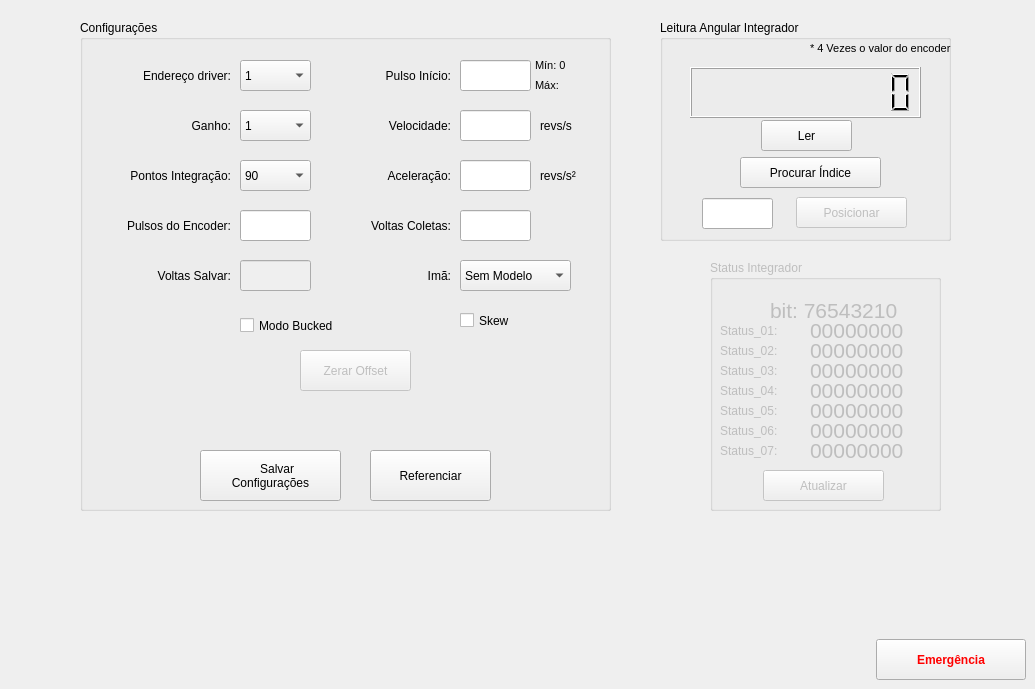
    <widget class="QWidget" name="tab_3">
     <attribute name="icon">
      <iconset>
       <normaloff>imagens/integral.PNG</normaloff>imagens/integral.PNG</iconset>
     </attribute>
     <attribute name="title">
      <string>Integrador</string>
     </attribute>
     <widget class="QGroupBox" name="groupBox_3">
      <property name="geometry">
       <rect>
        <x>660</x>
        <y>20</y>
        <width>291</width>
        <height>221</height>
       </rect>
      </property>
      <property name="title">
       <string>Leitura Angular Integrador</string>
      </property>
      <property name="checkable">
       <bool>false</bool>
      </property>
      <property name="checked">
       <bool>false</bool>
      </property>
      <widget class="QLCDNumber" name="lcdNumber">
       <property name="geometry">
        <rect>
         <x>30</x>
         <y>47</y>
         <width>231</width>
         <height>51</height>
        </rect>
       </property>
       <property name="digitCount">
        <number>10</number>
       </property>
      </widget>
      <widget class="QPushButton" name="ler_encoder">
       <property name="geometry">
        <rect>
         <x>101</x>
         <y>100</y>
         <width>91</width>
         <height>31</height>
        </rect>
       </property>
       <property name="text">
        <string>Ler</string>
       </property>
      </widget>
      <widget class="QPushButton" name="ProcuraIndice">
       <property name="geometry">
        <rect>
         <x>80</x>
         <y>137</y>
         <width>141</width>
         <height>31</height>
        </rect>
       </property>
       <property name="text">
        <string>Procurar Índice</string>
       </property>
       <property name="icon">
        <iconset>
         <normaloff>imagens/find.png</normaloff>imagens/find.png</iconset>
       </property>
      </widget>
      <widget class="QPushButton" name="posicionar">
       <property name="enabled">
        <bool>false</bool>
       </property>
       <property name="geometry">
        <rect>
         <x>136</x>
         <y>177</y>
         <width>111</width>
         <height>31</height>
        </rect>
       </property>
       <property name="text">
        <string>Posicionar</string>
       </property>
      </widget>
      <widget class="QLineEdit" name="posicao_angular">
       <property name="geometry">
        <rect>
         <x>42</x>
         <y>178</y>
         <width>71</width>
         <height>31</height>
        </rect>
       </property>
      </widget>
      <widget class="QLabel" name="label_66">
       <property name="geometry">
        <rect>
         <x>150</x>
         <y>13</y>
         <width>161</width>
         <height>31</height>
        </rect>
       </property>
       <property name="font">
        <font>
         <pointsize>8</pointsize>
        </font>
       </property>
       <property name="text">
        <string>* 4 Vezes o valor do encoder</string>
       </property>
      </widget>
     </widget>
     <widget class="QGroupBox" name="groupBox_2">
      <property name="geometry">
       <rect>
        <x>80</x>
        <y>20</y>
        <width>531</width>
        <height>491</height>
       </rect>
      </property>
      <property name="title">
       <string>Configurações</string>
      </property>
      <widget class="QLabel" name="label_2">
       <property name="geometry">
        <rect>
         <x>100</x>
         <y>90</y>
         <width>51</width>
         <height>31</height>
        </rect>
       </property>
       <property name="text">
        <string>Ganho:</string>
       </property>
       <property name="alignment">
        <set>Qt::AlignRight|Qt::AlignTrailing|Qt::AlignVCenter</set>
       </property>
      </widget>
      <widget class="QPushButton" name="configurar_integrador">
       <property name="geometry">
        <rect>
         <x>290</x>
         <y>430</y>
         <width>121</width>
         <height>51</height>
        </rect>
       </property>
       <property name="text">
        <string>Referenciar</string>
       </property>
       <property name="icon">
        <iconset>
         <normaloff>imagens/configure.png</normaloff>imagens/configure.png</iconset>
       </property>
       <property name="iconSize">
        <size>
         <width>20</width>
         <height>20</height>
        </size>
       </property>
      </widget>
      <widget class="QLineEdit" name="pulsos_trigger">
       <property name="geometry">
        <rect>
         <x>380</x>
         <y>40</y>
         <width>71</width>
         <height>31</height>
        </rect>
       </property>
      </widget>
      <widget class="QLineEdit" name="pulsos_encoder">
       <property name="geometry">
        <rect>
         <x>160</x>
         <y>190</y>
         <width>71</width>
         <height>31</height>
        </rect>
       </property>
       <property name="text">
        <string/>
       </property>
      </widget>
      <widget class="QComboBox" name="pontos_integracao">
       <property name="geometry">
        <rect>
         <x>160</x>
         <y>140</y>
         <width>71</width>
         <height>31</height>
        </rect>
       </property>
       <item>
        <property name="text">
         <string>90</string>
        </property>
       </item>
       <item>
        <property name="text">
         <string>100</string>
        </property>
       </item>
       <item>
        <property name="text">
         <string>120</string>
        </property>
       </item>
       <item>
        <property name="text">
         <string>144</string>
        </property>
       </item>
       <item>
        <property name="text">
         <string>250</string>
        </property>
       </item>
       <item>
        <property name="text">
         <string>500</string>
        </property>
       </item>
      </widget>
      <widget class="QLabel" name="label_15">
       <property name="geometry">
        <rect>
         <x>260</x>
         <y>40</y>
         <width>111</width>
         <height>31</height>
        </rect>
       </property>
       <property name="text">
        <string>Pulso Início:</string>
       </property>
       <property name="alignment">
        <set>Qt::AlignRight|Qt::AlignTrailing|Qt::AlignVCenter</set>
       </property>
      </widget>
      <widget class="QLabel" name="label_14">
       <property name="geometry">
        <rect>
         <x>0</x>
         <y>190</y>
         <width>151</width>
         <height>31</height>
        </rect>
       </property>
       <property name="text">
        <string>Pulsos do Encoder:</string>
       </property>
       <property name="alignment">
        <set>Qt::AlignRight|Qt::AlignTrailing|Qt::AlignVCenter</set>
       </property>
      </widget>
      <widget class="QComboBox" name="ganho">
       <property name="geometry">
        <rect>
         <x>160</x>
         <y>90</y>
         <width>71</width>
         <height>31</height>
        </rect>
       </property>
       <item>
        <property name="text">
         <string>1</string>
        </property>
       </item>
       <item>
        <property name="text">
         <string>2</string>
        </property>
       </item>
       <item>
        <property name="text">
         <string>5</string>
        </property>
       </item>
       <item>
        <property name="text">
         <string>10</string>
        </property>
       </item>
       <item>
        <property name="text">
         <string>20</string>
        </property>
       </item>
       <item>
        <property name="text">
         <string>50</string>
        </property>
       </item>
       <item>
        <property name="text">
         <string>100</string>
        </property>
       </item>
      </widget>
      <widget class="QLabel" name="label_7">
       <property name="geometry">
        <rect>
         <x>10</x>
         <y>140</y>
         <width>141</width>
         <height>31</height>
        </rect>
       </property>
       <property name="text">
        <string>Pontos Integração:</string>
       </property>
       <property name="alignment">
        <set>Qt::AlignRight|Qt::AlignTrailing|Qt::AlignVCenter</set>
       </property>
      </widget>
      <widget class="QLineEdit" name="voltas_offset">
       <property name="geometry">
        <rect>
         <x>380</x>
         <y>190</y>
         <width>71</width>
         <height>31</height>
        </rect>
       </property>
      </widget>
      <widget class="QLabel" name="label_16">
       <property name="geometry">
        <rect>
         <x>260</x>
         <y>190</y>
         <width>111</width>
         <height>31</height>
        </rect>
       </property>
       <property name="text">
        <string>Voltas Coletas:</string>
       </property>
       <property name="alignment">
        <set>Qt::AlignRight|Qt::AlignTrailing|Qt::AlignVCenter</set>
       </property>
      </widget>
      <widget class="QLabel" name="label_67">
       <property name="geometry">
        <rect>
         <x>290</x>
         <y>140</y>
         <width>81</width>
         <height>31</height>
        </rect>
       </property>
       <property name="text">
        <string>Aceleração:</string>
       </property>
       <property name="alignment">
        <set>Qt::AlignRight|Qt::AlignTrailing|Qt::AlignVCenter</set>
       </property>
      </widget>
      <widget class="QLineEdit" name="velocidade_int">
       <property name="geometry">
        <rect>
         <x>380</x>
         <y>90</y>
         <width>71</width>
         <height>31</height>
        </rect>
       </property>
      </widget>
      <widget class="QLabel" name="label_63">
       <property name="geometry">
        <rect>
         <x>460</x>
         <y>90</y>
         <width>51</width>
         <height>31</height>
        </rect>
       </property>
       <property name="text">
        <string>revs/s</string>
       </property>
      </widget>
      <widget class="QLineEdit" name="aceleracao_int">
       <property name="geometry">
        <rect>
         <x>380</x>
         <y>140</y>
         <width>71</width>
         <height>31</height>
        </rect>
       </property>
      </widget>
      <widget class="QLabel" name="label_65">
       <property name="geometry">
        <rect>
         <x>290</x>
         <y>90</y>
         <width>81</width>
         <height>31</height>
        </rect>
       </property>
       <property name="text">
        <string>Velocidade:</string>
       </property>
       <property name="alignment">
        <set>Qt::AlignRight|Qt::AlignTrailing|Qt::AlignVCenter</set>
       </property>
      </widget>
      <widget class="QLabel" name="label_64">
       <property name="geometry">
        <rect>
         <x>460</x>
         <y>140</y>
         <width>51</width>
         <height>31</height>
        </rect>
       </property>
       <property name="text">
        <string>revs/s²</string>
       </property>
      </widget>
      <widget class="QComboBox" name="EndDriver">
       <property name="geometry">
        <rect>
         <x>160</x>
         <y>40</y>
         <width>71</width>
         <height>31</height>
        </rect>
       </property>
       <item>
        <property name="text">
         <string>1</string>
        </property>
       </item>
       <item>
        <property name="text">
         <string>2</string>
        </property>
       </item>
      </widget>
      <widget class="QLabel" name="label_36">
       <property name="geometry">
        <rect>
         <x>30</x>
         <y>40</y>
         <width>121</width>
         <height>31</height>
        </rect>
       </property>
       <property name="text">
        <string>Endereço driver:</string>
       </property>
       <property name="alignment">
        <set>Qt::AlignRight|Qt::AlignTrailing|Qt::AlignVCenter</set>
       </property>
      </widget>
      <widget class="QPushButton" name="salvar_config">
       <property name="geometry">
        <rect>
         <x>120</x>
         <y>430</y>
         <width>141</width>
         <height>51</height>
        </rect>
       </property>
       <property name="text">
        <string>    Salvar
Configurações</string>
       </property>
       <property name="icon">
        <iconset>
         <normaloff>imagens/save.png</normaloff>imagens/save.png</iconset>
       </property>
       <property name="iconSize">
        <size>
         <width>20</width>
         <height>20</height>
        </size>
       </property>
      </widget>
      <widget class="QCheckBox" name="Bucked">
       <property name="geometry">
        <rect>
         <x>160</x>
         <y>290</y>
         <width>121</width>
         <height>31</height>
        </rect>
       </property>
       <property name="text">
        <string>Modo Bucked</string>
       </property>
      </widget>
      <widget class="QComboBox" name="TipoIma">
       <property name="geometry">
        <rect>
         <x>380</x>
         <y>240</y>
         <width>111</width>
         <height>31</height>
        </rect>
       </property>
       <item>
        <property name="text">
         <string>Sem Modelo</string>
        </property>
       </item>
       <item>
        <property name="text">
         <string>Dipolo</string>
        </property>
       </item>
       <item>
        <property name="text">
         <string>Quadrupolo</string>
        </property>
       </item>
       <item>
        <property name="text">
         <string>Sextupolo</string>
        </property>
       </item>
      </widget>
      <widget class="QLabel" name="label_49">
       <property name="geometry">
        <rect>
         <x>290</x>
         <y>240</y>
         <width>81</width>
         <height>31</height>
        </rect>
       </property>
       <property name="text">
        <string>Imã:</string>
       </property>
       <property name="alignment">
        <set>Qt::AlignRight|Qt::AlignTrailing|Qt::AlignVCenter</set>
       </property>
      </widget>
      <widget class="QLineEdit" name="filtro_voltas">
       <property name="enabled">
        <bool>false</bool>
       </property>
       <property name="geometry">
        <rect>
         <x>160</x>
         <y>240</y>
         <width>71</width>
         <height>31</height>
        </rect>
       </property>
      </widget>
      <widget class="QLabel" name="label_21">
       <property name="geometry">
        <rect>
         <x>50</x>
         <y>240</y>
         <width>101</width>
         <height>31</height>
        </rect>
       </property>
       <property name="text">
        <string>Voltas Salvar:</string>
       </property>
       <property name="alignment">
        <set>Qt::AlignRight|Qt::AlignTrailing|Qt::AlignVCenter</set>
       </property>
      </widget>
      <widget class="QLabel" name="label_68">
       <property name="geometry">
        <rect>
         <x>455</x>
         <y>30</y>
         <width>41</width>
         <height>31</height>
        </rect>
       </property>
       <property name="font">
        <font>
         <pointsize>8</pointsize>
        </font>
       </property>
       <property name="text">
        <string>Mín: 0</string>
       </property>
      </widget>
      <widget class="QLabel" name="label_69">
       <property name="geometry">
        <rect>
         <x>455</x>
         <y>50</y>
         <width>71</width>
         <height>31</height>
        </rect>
       </property>
       <property name="font">
        <font>
         <pointsize>8</pointsize>
        </font>
       </property>
       <property name="text">
        <string>Máx: </string>
       </property>
      </widget>
      <widget class="QPushButton" name="Zerar_Offset">
       <property name="enabled">
        <bool>false</bool>
       </property>
       <property name="geometry">
        <rect>
         <x>220</x>
         <y>330</y>
         <width>111</width>
         <height>41</height>
        </rect>
       </property>
       <property name="text">
        <string>Zerar Offset</string>
       </property>
      </widget>
      <widget class="QCheckBox" name="ch_Skew">
       <property name="enabled">
        <bool>true</bool>
       </property>
       <property name="geometry">
        <rect>
         <x>380</x>
         <y>290</y>
         <width>111</width>
         <height>21</height>
        </rect>
       </property>
       <property name="text">
        <string>Skew</string>
       </property>
      </widget>
     </widget>
     <widget class="QPushButton" name="Emergencia_7">
      <property name="geometry">
       <rect>
        <x>876</x>
        <y>639</y>
        <width>150</width>
        <height>41</height>
       </rect>
      </property>
      <property name="palette">
       <palette>
        <active>
         <colorrole role="ButtonText">
          <brush brushstyle="SolidPattern">
           <color alpha="255">
            <red>255</red>
            <green>0</green>
            <blue>0</blue>
           </color>
          </brush>
         </colorrole>
        </active>
        <inactive>
         <colorrole role="ButtonText">
          <brush brushstyle="SolidPattern">
           <color alpha="255">
            <red>255</red>
            <green>0</green>
            <blue>0</blue>
           </color>
          </brush>
         </colorrole>
        </inactive>
        <disabled>
         <colorrole role="ButtonText">
          <brush brushstyle="SolidPattern">
           <color alpha="255">
            <red>120</red>
            <green>120</green>
            <blue>120</blue>
           </color>
          </brush>
         </colorrole>
        </disabled>
       </palette>
      </property>
      <property name="font">
       <font>
        <weight>75</weight>
        <bold>true</bold>
       </font>
      </property>
      <property name="text">
       <string>Emergência</string>
      </property>
      <property name="icon">
       <iconset>
        <normaloff>imagens/emergency_icon_01.png</normaloff>imagens/emergency_icon_01.png</iconset>
      </property>
      <property name="iconSize">
       <size>
        <width>35</width>
        <height>35</height>
       </size>
      </property>
     </widget>
     <widget class="QGroupBox" name="groupBox_30">
      <property name="enabled">
       <bool>false</bool>
      </property>
      <property name="geometry">
       <rect>
        <x>710</x>
        <y>260</y>
        <width>231</width>
        <height>251</height>
       </rect>
      </property>
      <property name="title">
       <string>Status Integrador</string>
      </property>
      <widget class="QLabel" name="label_3">
       <property name="geometry">
        <rect>
         <x>10</x>
         <y>60</y>
         <width>81</width>
         <height>21</height>
        </rect>
       </property>
       <property name="text">
        <string>Status_01:</string>
       </property>
      </widget>
      <widget class="QLabel" name="label_4">
       <property name="geometry">
        <rect>
         <x>10</x>
         <y>80</y>
         <width>81</width>
         <height>21</height>
        </rect>
       </property>
       <property name="text">
        <string>Status_02:</string>
       </property>
      </widget>
      <widget class="QLabel" name="label_28">
       <property name="geometry">
        <rect>
         <x>10</x>
         <y>100</y>
         <width>81</width>
         <height>21</height>
        </rect>
       </property>
       <property name="text">
        <string>Status_03:</string>
       </property>
      </widget>
      <widget class="QLabel" name="label_33">
       <property name="geometry">
        <rect>
         <x>10</x>
         <y>120</y>
         <width>81</width>
         <height>21</height>
        </rect>
       </property>
       <property name="text">
        <string>Status_04:</string>
       </property>
      </widget>
      <widget class="QLabel" name="label_57">
       <property name="geometry">
        <rect>
         <x>10</x>
         <y>180</y>
         <width>81</width>
         <height>21</height>
        </rect>
       </property>
       <property name="text">
        <string>Status_07:</string>
       </property>
      </widget>
      <widget class="QLabel" name="label_58">
       <property name="geometry">
        <rect>
         <x>10</x>
         <y>160</y>
         <width>81</width>
         <height>21</height>
        </rect>
       </property>
       <property name="text">
        <string>Status_06:</string>
       </property>
      </widget>
      <widget class="QLabel" name="label_59">
       <property name="geometry">
        <rect>
         <x>10</x>
         <y>140</y>
         <width>81</width>
         <height>21</height>
        </rect>
       </property>
       <property name="text">
        <string>Status_05:</string>
       </property>
      </widget>
      <widget class="QLabel" name="label_status_1">
       <property name="geometry">
        <rect>
         <x>100</x>
         <y>60</y>
         <width>121</width>
         <height>21</height>
        </rect>
       </property>
       <property name="font">
        <font>
         <pointsize>16</pointsize>
         <weight>50</weight>
         <bold>false</bold>
        </font>
       </property>
       <property name="text">
        <string>00000000</string>
       </property>
      </widget>
      <widget class="QLabel" name="label_status_2">
       <property name="geometry">
        <rect>
         <x>100</x>
         <y>80</y>
         <width>121</width>
         <height>21</height>
        </rect>
       </property>
       <property name="font">
        <font>
         <pointsize>16</pointsize>
         <weight>50</weight>
         <bold>false</bold>
        </font>
       </property>
       <property name="text">
        <string>00000000</string>
       </property>
      </widget>
      <widget class="QLabel" name="label_status_4">
       <property name="geometry">
        <rect>
         <x>100</x>
         <y>120</y>
         <width>121</width>
         <height>21</height>
        </rect>
       </property>
       <property name="font">
        <font>
         <pointsize>16</pointsize>
         <weight>50</weight>
         <bold>false</bold>
        </font>
       </property>
       <property name="text">
        <string>00000000</string>
       </property>
      </widget>
      <widget class="QLabel" name="label_status_3">
       <property name="geometry">
        <rect>
         <x>100</x>
         <y>100</y>
         <width>121</width>
         <height>21</height>
        </rect>
       </property>
       <property name="font">
        <font>
         <pointsize>16</pointsize>
         <weight>50</weight>
         <bold>false</bold>
        </font>
       </property>
       <property name="text">
        <string>00000000</string>
       </property>
      </widget>
      <widget class="QLabel" name="label_status_5">
       <property name="geometry">
        <rect>
         <x>100</x>
         <y>140</y>
         <width>121</width>
         <height>21</height>
        </rect>
       </property>
       <property name="font">
        <font>
         <pointsize>16</pointsize>
         <weight>50</weight>
         <bold>false</bold>
        </font>
       </property>
       <property name="text">
        <string>00000000</string>
       </property>
      </widget>
      <widget class="QLabel" name="label_status_7">
       <property name="geometry">
        <rect>
         <x>100</x>
         <y>180</y>
         <width>121</width>
         <height>21</height>
        </rect>
       </property>
       <property name="font">
        <font>
         <pointsize>16</pointsize>
         <weight>50</weight>
         <bold>false</bold>
        </font>
       </property>
       <property name="text">
        <string>00000000</string>
       </property>
      </widget>
      <widget class="QLabel" name="label_status_6">
       <property name="geometry">
        <rect>
         <x>100</x>
         <y>160</y>
         <width>121</width>
         <height>21</height>
        </rect>
       </property>
       <property name="font">
        <font>
         <pointsize>16</pointsize>
         <weight>50</weight>
         <bold>false</bold>
        </font>
       </property>
       <property name="text">
        <string>00000000</string>
       </property>
      </widget>
      <widget class="QLabel" name="label_74">
       <property name="geometry">
        <rect>
         <x>60</x>
         <y>40</y>
         <width>161</width>
         <height>21</height>
        </rect>
       </property>
       <property name="font">
        <font>
         <pointsize>16</pointsize>
         <weight>50</weight>
         <bold>false</bold>
        </font>
       </property>
       <property name="text">
        <string>bit: 76543210</string>
       </property>
      </widget>
      <widget class="QPushButton" name="Atualizar_Status">
       <property name="geometry">
        <rect>
         <x>53</x>
         <y>210</y>
         <width>121</width>
         <height>31</height>
        </rect>
       </property>
       <property name="text">
        <string>Atualizar</string>
       </property>
       <property name="icon">
        <iconset>
         <normaloff>imagens/Atualizar.png</normaloff>imagens/Atualizar.png</iconset>
       </property>
       <property name="iconSize">
        <size>
         <width>25</width>
         <height>25</height>
        </size>
       </property>
      </widget>
     </widget>
    </widget>
